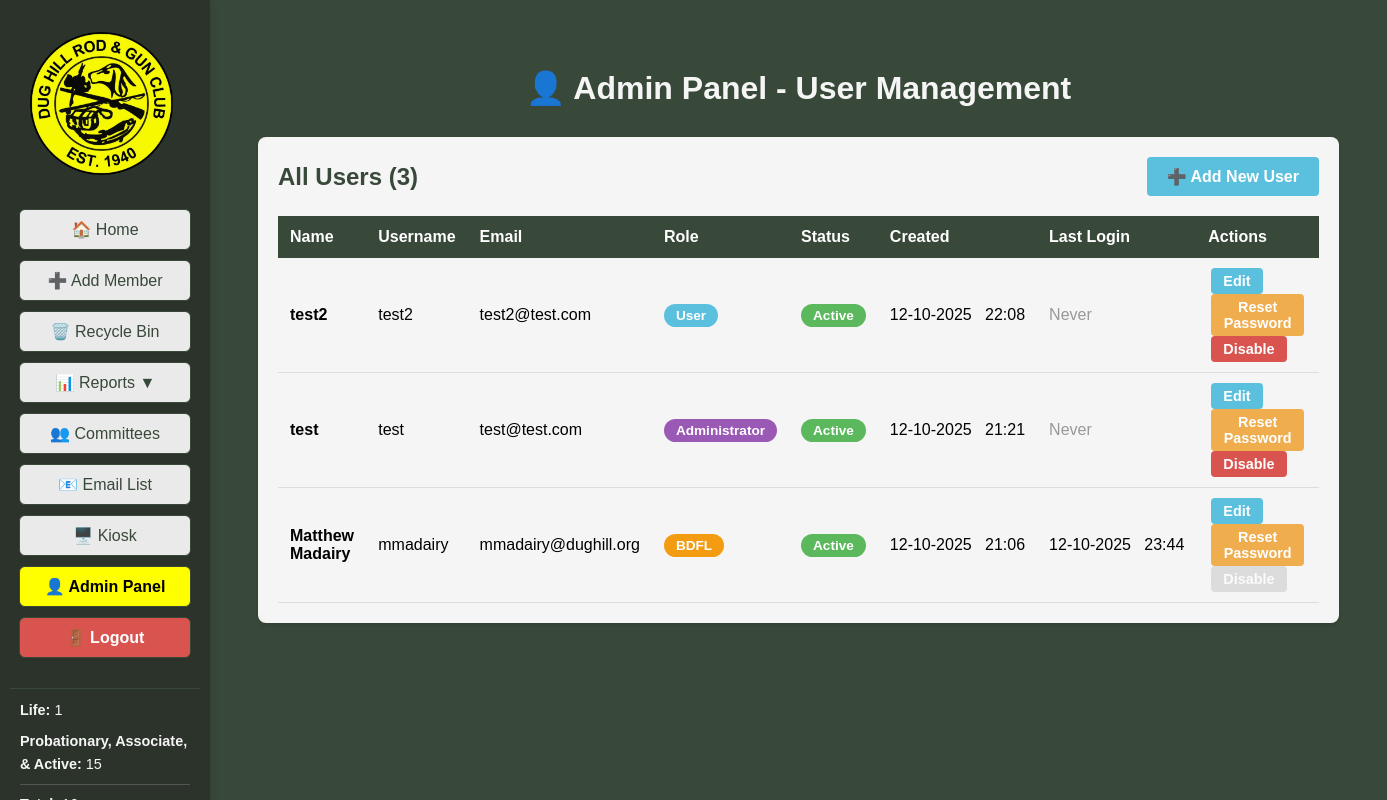
The app's page /admin/users (signed in), older data.
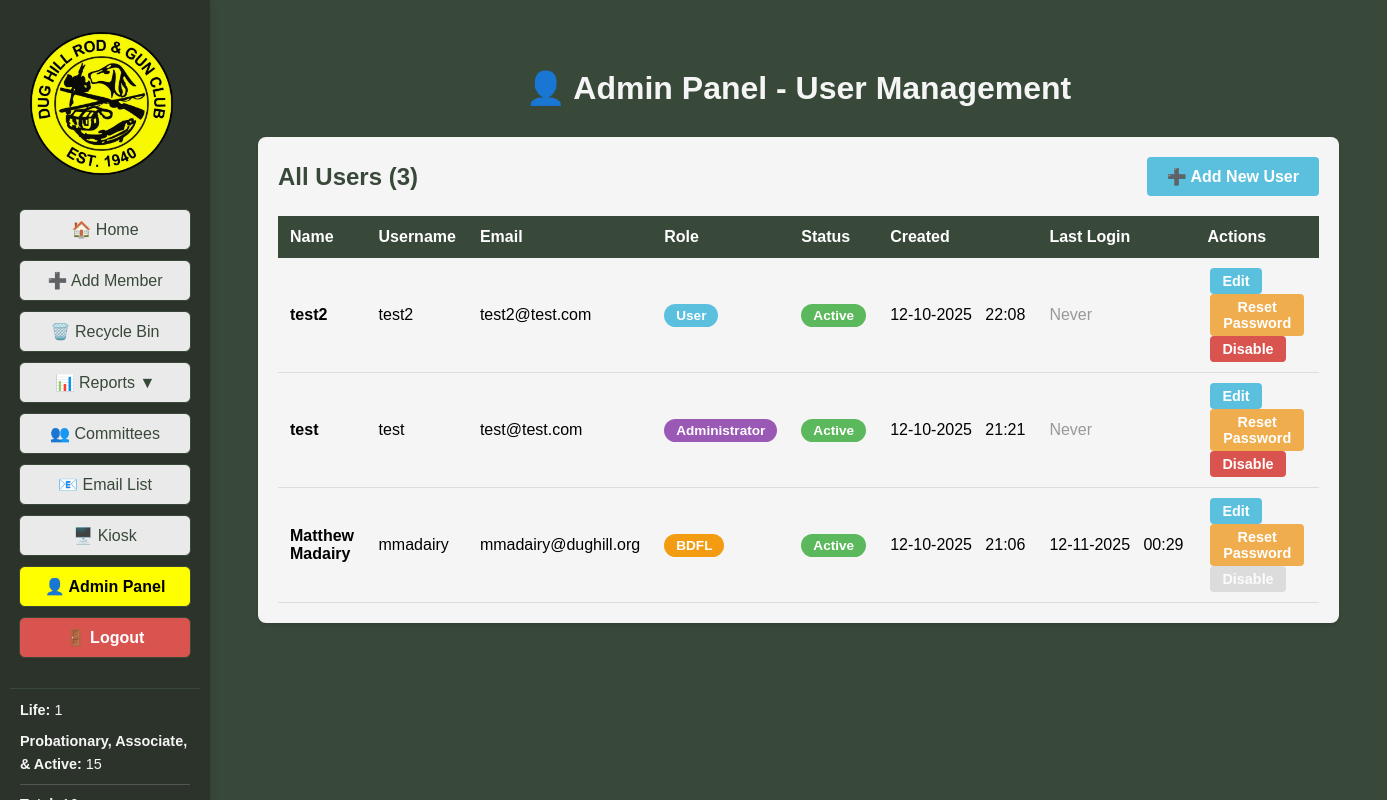
The same page, newer data.
### tables this page shows
CREATE TABLE users (
			id INTEGER PRIMARY KEY AUTOINCREMENT,
			username TEXT UNIQUE NOT NULL,
			password_hash TEXT NOT NULL,
			email TEXT UNIQUE NOT NULL,
			created_at TEXT NOT NULL,
			is_active INTEGER DEFAULT 1
		, role TEXT DEFAULT User, must_change_password INTEGER DEFAULT 0, name TEXT, failed_login_attempts INTEGER DEFAULT 0, locked_until TEXT, last_login TEXT, last_password_change TEXT);

### DH_DB_Webapp/app.py (the view, shortened to what this page needs)
@app.route('/admin/users', methods=['GET', 'POST'])
@login_required
def admin_users():
	if not current_user.is_admin_or_bdfl():
		flash('Access denied. Only administrators can access the admin panel.', 'error')
		return redirect(url_for('index'))
	all_users = database.get_all_users()
	member_stats = get_member_stats()
	return render_template('admin_users.html', users=all_users, active_page='admin_users', member_stats=member_stats)

### DH_DB_Webapp/app.py (called while the page is built)
@login_manager.user_loader
def load_user(user_id):
    user_data = database.get_user_by_id(int(user_id))
    if user_data:
        try:
            role = user_data['role']
        except (KeyError, IndexError):
            role = 'User'
        try:
            must_change_password = bool(user_data['must_change_password'])
        except (KeyError, IndexError):
            must_change_password = False
        return User(
            id=user_data['id'],
            username=user_data['username'],
            email=user_data['email'],
            role=role,
            is_active=bool(user_data['is_active']),
            must_change_password=must_change_password
        )
    return None

def get_member_stats():
	all_members = database.get_all_members()
	life_count = len([m for m in all_members if m['membership_type'] == 'Life'])
	voting_count = len([m for m in all_members if m['membership_type'] in ['Probationary', 'Associate', 'Active']])
	total_count = len(all_members)
	return {
		'life_members': life_count,
		'voting_members': voting_count,
		'total_members': total_count
	}

@app.after_request
def set_security_headers(response):
	response.headers['X-Content-Type-Options'] = 'nosniff'
	response.headers['X-Frame-Options'] = 'DENY'
	response.headers['X-XSS-Protection'] = '1; mode=block'
	response.headers['Strict-Transport-Security'] = 'max-age=31536000; includeSubDomains'
	response.headers['Content-Security-Policy'] = "default-src 'self'; style-src 'self' 'unsafe-inline'; script-src 'self' 'unsafe-inline'"
	return response

@app.before_request
def check_password_change_required():
	if request.endpoint in ['static', 'login', 'logout', 'change_password', 'register']:
		return
	if current_user.is_authenticated and hasattr(current_user, 'must_change_password') and current_user.must_change_password:
		if request.endpoint != 'change_password':
			return redirect(url_for('change_password'))

    @property
    def is_active(self):
        return self._is_active

    def is_bdfl(self):
        return self.role == 'BDFL'

    def is_admin_or_bdfl(self):
        return self.role in ('BDFL', 'Administrator')

### DH_DB_Webapp/database.py (called while the page is built)
def get_connection():
	conn = sqlite3.connect(DB_NAME)
	conn.row_factory = sqlite3.Row
	return conn

def get_all_members():
	conn = get_connection()
	c = conn.cursor()
	c.execute("SELECT * FROM members WHERE deleted=0 ORDER BY CAST(badge_number AS INTEGER), last_name, first_name")
	rows = c.fetchall()
	conn.close()
	return rows

### DH_DB_Webapp/templates/admin_users.html (shortened to what this page needs)
<!DOCTYPE html>
<html>
<head>
</head>
<body style="background-color:#384839; font-family:Arial, Helvetica, sans-serif;">
    <div style="display:flex; flex-direction:row;">
        <div style="position:fixed; top:0; left:0; height:100vh; width:210px; background-color:#2c332b; display:flex; flex-direction:column; align-items:center; padding-top:120px; z-index:100; box-shadow:2px 0 8px rgba(0,0,0,0.08); overflow-y:auto;">
            <img src="{{ url_for('static', filename='Main_Logo-removebg-preview.png') }}" alt="Main Logo" style="height:143px; margin-top:-88px; margin-left:-8px; margin-bottom:34px;">
            <a href="{{ url_for('index') }}" style="width:170px; display:inline-block; padding:10px 0; margin-bottom:10px; border-radius:6px; border:1px solid #384839; background-color:#eaeaea; color:#384839; text-decoration:none; font-weight:normal; font-size:1em; font-family:Arial, Helvetica, sans-serif; box-shadow:0 1px 2px rgba(0,0,0,0.04); text-align:center;">🏠 Home</a>
            <a href="javascript:void(0);" onclick="openModal('addMemberModal')" style="width:170px; display:inline-block; padding:10px 0; margin-bottom:10px; border-radius:6px; border:1px solid #384839; background-color:#eaeaea; color:#384839; text-decoration:none; font-weight:normal; font-size:1em; font-family:Arial, Helvetica, sans-serif; box-shadow:0 1px 2px rgba(0,0,0,0.04); text-align:center;">➕ Add Member</a>
            <a href="{{ url_for('recycle_bin') }}" style="width:170px; display:inline-block; padding:10px 0; margin-bottom:10px; border-radius:6px; border:1px solid #384839; background-color:#eaeaea; color:#384839; text-decoration:none; font-weight:normal; font-size:1em; font-family:Arial, Helvetica, sans-serif; box-shadow:0 1px 2px rgba(0,0,0,0.04); text-align:center;">🗑️ Recycle Bin</a>
            <div class="menu-toggle" onclick="toggleSubmenu()" style="width:170px; display:inline-block; padding:10px 0; margin-bottom:10px; border-radius:6px; border:1px solid #384839; background-color:#eaeaea; color:#384839; text-decoration:none; font-weight:normal; font-size:1em; font-family:Arial, Helvetica, sans-serif; box-shadow:0 1px 2px rgba(0,0,0,0.04); text-align:center;">
                📊 Reports <span id="submenu-arrow">▼</span>
            </div>
            <a href="{{ url_for('committees') }}" style="width:170px; display:inline-block; padding:10px 0; margin-bottom:10px; border-radius:6px; border:1px solid #384839; background-color:#eaeaea; color:#384839; text-decoration:none; font-weight:normal; font-size:1em; font-family:Arial, Helvetica, sans-serif; box-shadow:0 1px 2px rgba(0,0,0,0.04); text-align:center;">👥 Committees</a>
            <a href="javascript:void(0);" onclick="generateEmailList()" style="width:170px; display:inline-block; padding:10px 0; margin-bottom:10px; border-radius:6px; border:1px solid #384839; background-color:#eaeaea; color:#384839; text-decoration:none; font-weight:normal; font-size:1em; font-family:Arial, Helvetica, sans-serif; box-shadow:0 1px 2px rgba(0,0,0,0.04); text-align:center;">📧 Email List</a>
            <a href="{{ url_for('kiosk') }}" target="_blank" style="width:170px; display:inline-block; padding:10px 0; margin-bottom:10px; border-radius:6px; border:1px solid #384839; background-color:#eaeaea; color:#384839; text-decoration:none; font-weight:normal; font-size:1em; font-family:Arial, Helvetica, sans-serif; box-shadow:0 1px 2px rgba(0,0,0,0.04); text-align:center;">🖥️ Kiosk</a>
            {% if current_user.is_admin_or_bdfl() %}
            <a href="{{ url_for('admin_users') }}" class="active-menu" style="width:170px; display:inline-block; padding:10px 0; margin-bottom:10px; border-radius:6px; border:1px solid #384839; background-color:rgb(255,255,0); color:#000000; text-decoration:none; font-weight:bold; font-size:1em; font-family:Arial, Helvetica, sans-serif; box-shadow:0 1px 2px rgba(0,0,0,0.04); text-align:center;">👤 Admin Panel</a>
            {% endif %}
            <a href="{{ url_for('logout') }}" style="width:170px; display:inline-block; padding:10px 0; margin-bottom:10px; border-radius:6px; border:1px solid #384839; background-color:#d9534f; color:#ffffff; text-decoration:none; font-weight:bold; font-size:1em; font-family:Arial, Helvetica, sans-serif; box-shadow:0 1px 2px rgba(0,0,0,0.04); text-align:center;">🚪 Logout</a>
            <div style="width:170px; margin-top:20px; padding:10px; border-top:1px solid #384839;">
                <div style="color:#f5f5f5; font-size:0.9em; line-height:1.6; text-align:left;">
                    <div style="margin-bottom:8px;"><strong>Life:</strong> {{ member_stats.life_members }}</div>
                    <div style="margin-bottom:8px;"><strong>Probationary, Associate, & Active:</strong> {{ member_stats.voting_members }}</div>
                    <div style="border-top:1px solid #555; padding-top:8px;"><strong>Total:</strong> {{ member_stats.total_members }}</div>
                </div>
            </div>
        </div>
        <div style="flex:1; margin-left:210px; padding:40px;">
            <h1 style="color:#f5f5f5; text-align:center; margin-bottom:30px;">👤 Admin Panel - User Management</h1>
            <div class="user-table">
                <div style="display:flex; justify-content:space-between; align-items:center; margin-bottom:20px;">
                    <h2 style="color:#384839; margin:0;">All Users ({{ users|length }})</h2>
                    <button onclick="openAddUserModal()" style="padding:10px 20px; background-color:#5bc0de; color:white; border:none; border-radius:4px; font-size:1em; font-weight:bold; cursor:pointer;">➕ Add New User</button>
                </div>
                <table>
                    <thead>
                        <tr>
                            <th>Name</th>
                            <th>Username</th>
                            <th>Email</th>
                            <th>Role</th>
                            <th>Status</th>
                            <th>Created</th>
                            <th>Last Login</th>
                            <th>Actions</th>
                        </tr>
                    </thead>
                    <tbody>
                        {% for user in users %}
                        <tr>
                            <td><strong>{{ user.name if user.name else '-' }}</strong></td>
                            <td>{{ user.username }}</td>
                            <td>{{ user.email }}</td>
                            <td>
                                <span class="role-badge role-{{ user.role|lower }}">{{ user.role }}</span>
                            </td>
                            <td>
                                <span class="status-badge status-{{ 'active' if user.is_active else 'inactive' }}">{{ 'Active' if user.is_active else 'Inactive' }}</span>
                            </td>
                            <td>{{ user.created_at[5:7] }}-{{ user.created_at[8:10] }}-{{ user.created_at[:4] }}&nbsp;&nbsp;&nbsp;{{ user.created_at[11:16] }}</td>
                            <td>{% if user.last_login %}{{ user.last_login[5:7] }}-{{ user.last_login[8:10] }}-{{ user.last_login[:4] }}&nbsp;&nbsp;&nbsp;{{ user.last_login[11:16] }}{% else %}<span style="color:#999;">Never</span>{% endif %}</td>
                            <td>
                                <button onclick="editUser({{ user.id }})" class="btn-action btn-edit" {% if user.role == 'BDFL' and not current_user.is_bdfl() %}disabled{% endif %}>Edit</button>
                                <button onclick="resetPassword({{ user.id }}, '{{ user.username }}')" class="btn-action btn-reset" {% if user.role == 'BDFL' and user.id != current_user.id %}disabled{% endif %}>Reset Password</button>
                                {% if user.is_active %}
                                <button onclick="toggleUserStatus({{ user.id }}, '{{ user.username }}', false)" class="btn-action btn-disable" {% if user.role == 'BDFL' %}disabled{% endif %}>Disable</button>
                                {% else %}
                                <button onclick="toggleUserStatus({{ user.id }}, '{{ user.username }}', true)" class="btn-action btn-enable" {% if user.role == 'BDFL' %}disabled{% endif %}>Enable</button>
                                {% endif %}
                            </td>
                        </tr>
                        {% endfor %}
                    </tbody>
                </table>
            </div>
        </div>
    </div>
</body>
</html>

### DH_DB_Webapp/templates/admin_users.html (style rules this page uses)
.active-menu { background-color: rgb(255,255,0) !important; color: #000000 !important; }
.menu-toggle { cursor: pointer; user-select: none; }
.user-table { background-color: #f5f5f5; border-radius: 8px; padding: 20px; box-shadow: 0 2px 4px rgba(0,0,0,0.1); }
.user-table table { width: 100%; border-collapse: collapse; }
.user-table th { background-color: #384839; color: white; padding: 12px; text-align: left; font-weight: bold; }
.user-table td { padding: 10px 12px; border-bottom: 1px solid #ddd; }
.role-badge { display: inline-block; padding: 4px 12px; border-radius: 12px; font-size: 0.85em; font-weight: bold; }
.role-bdfl { background-color: #f39c12; color: white; }
.role-administrator { background-color: #9b59b6; color: white; }
.role-user { background-color: #5bc0de; color: white; }
.status-badge { display: inline-block; padding: 4px 12px; border-radius: 12px; font-size: 0.85em; font-weight: bold; }
.status-active { background-color: #5cb85c; color: white; }
.btn-action { padding: 5px 12px; margin: 0 3px; border: none; border-radius: 4px; font-size: 0.9em; font-weight: bold; cursor: pointer; color: white; }
.btn-edit { background-color: #5bc0de; }
.btn-reset { background-color: #f0ad4e; }
.btn-disable { background-color: #d9534f; }
.btn-action:disabled { background-color: #cccccc; cursor: not-allowed; opacity: 0.6; }

Row changes from the older to the newer data that the page shows:
changed users "Matthew Madairy": last_login "10" → "11"; last_login "23:44" → "00:29"
